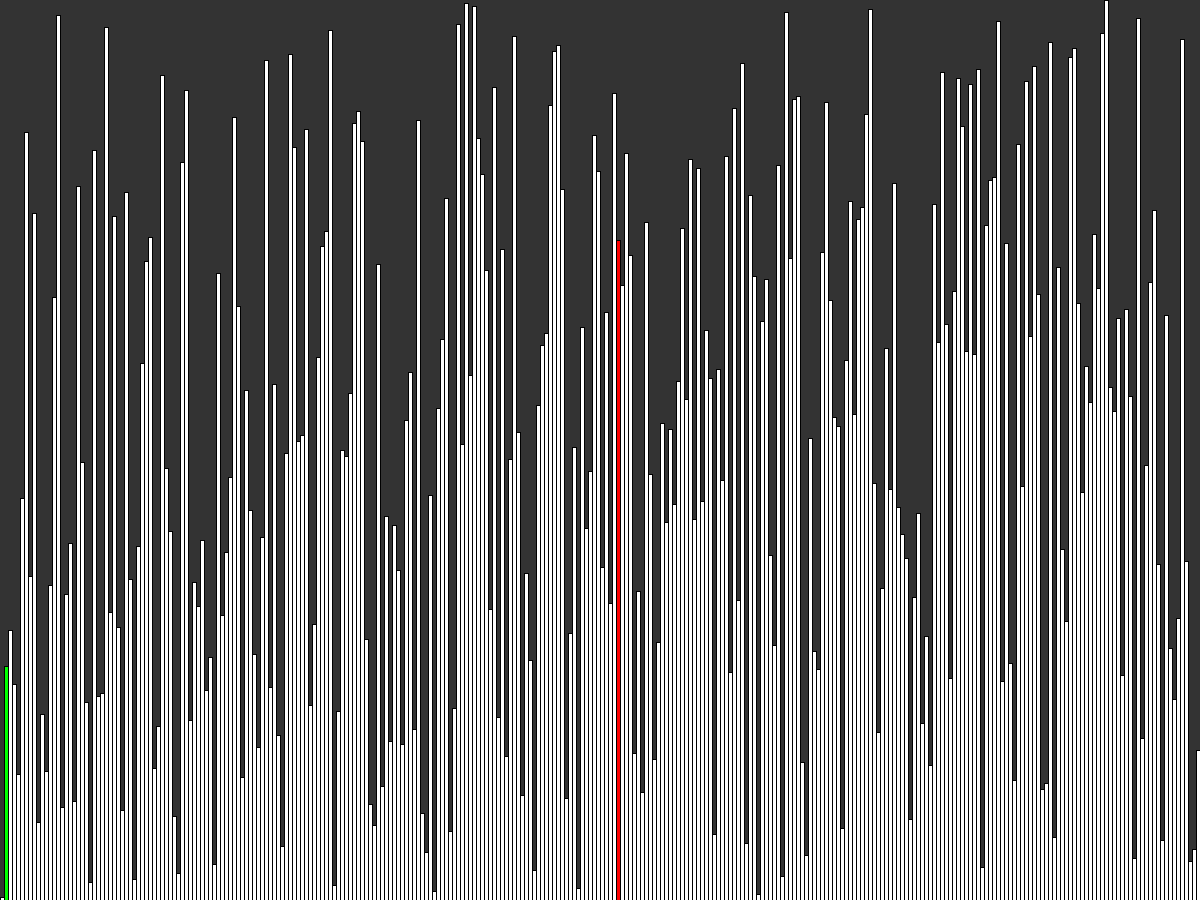
Frame 1 (no input)
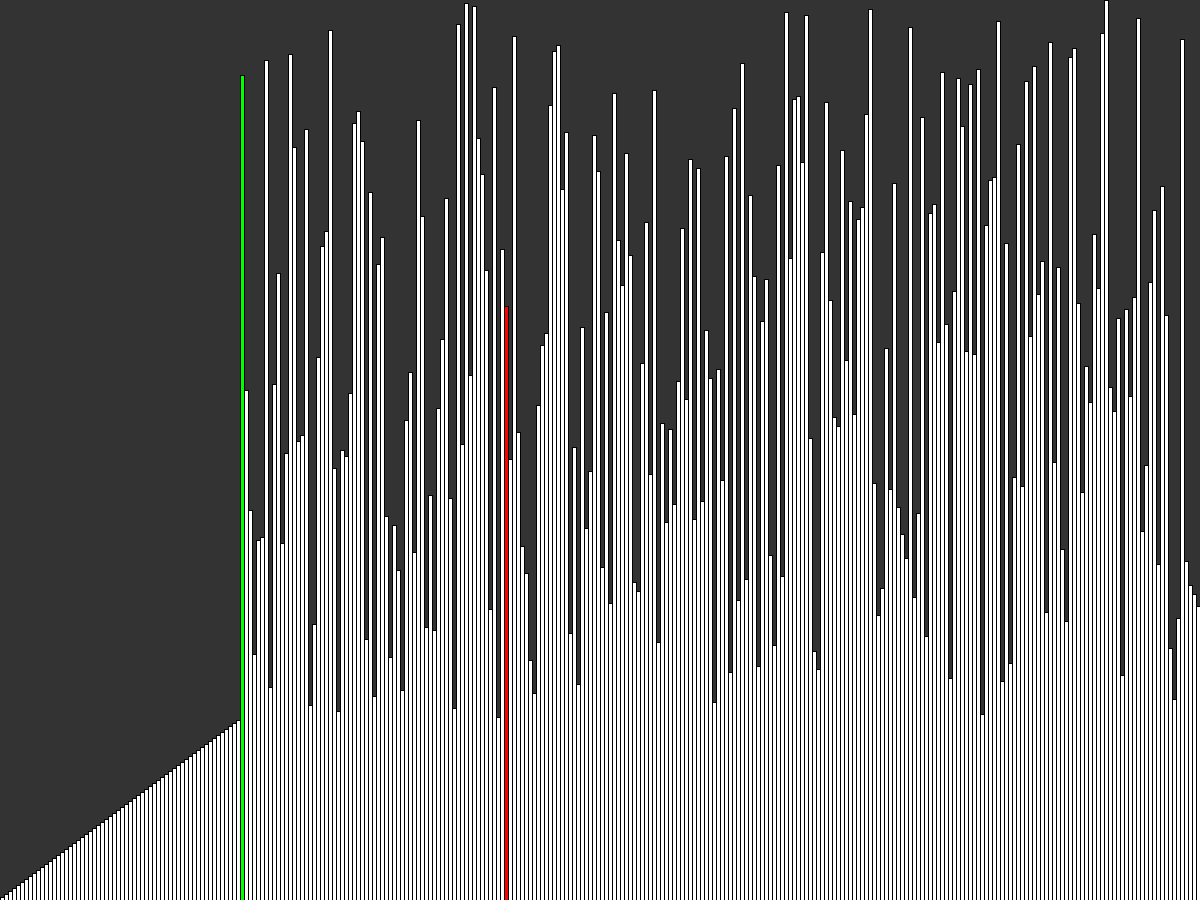
Frame 60 (the mouse pressed at the canvas centre just before this capture)
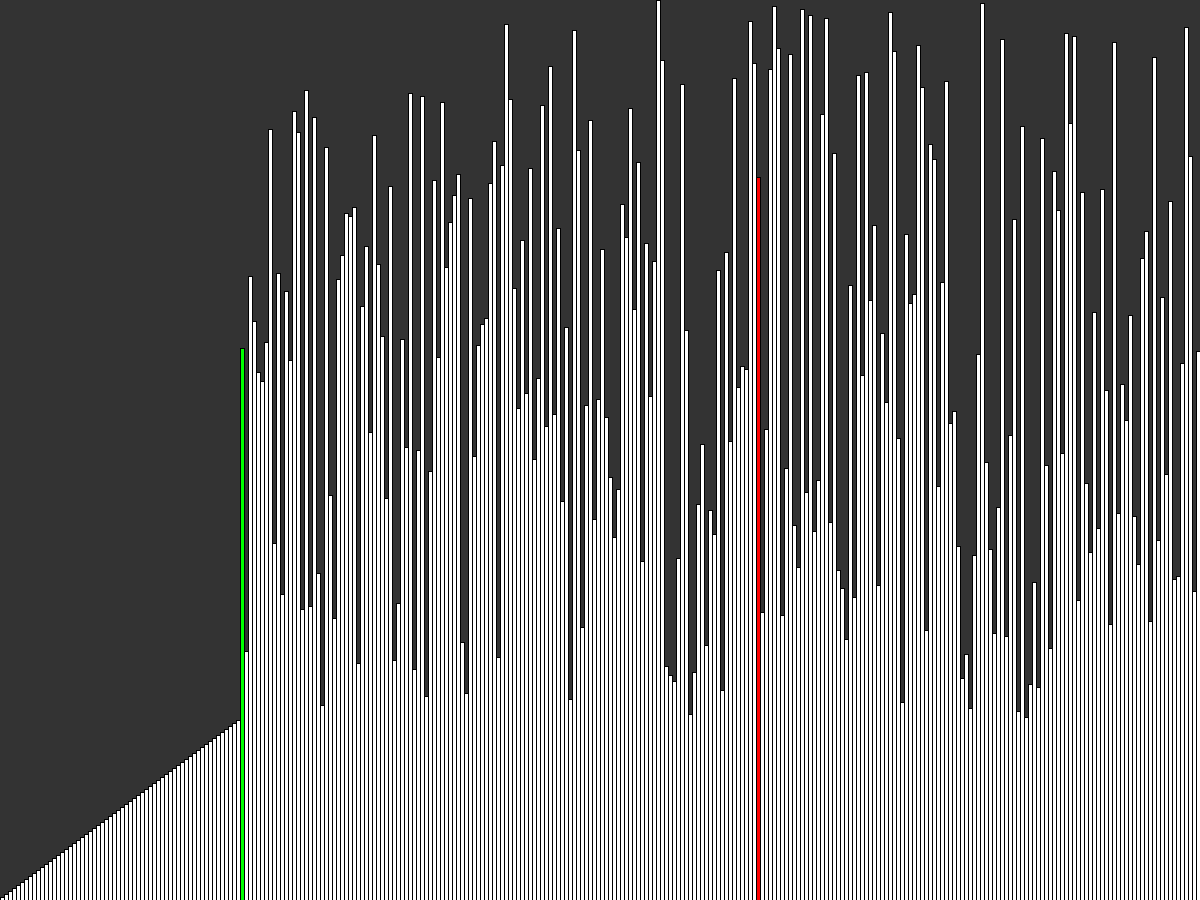
Frame 120 (the mouse held since frame 60 and released just before this capture)

The Processing sketch that drew these frames (run headless with seeded random() and noise(); from frame 60 on, the mouse is pressed at the canvas centre):

// Processing sketch: visual_selection_sort
// ── visual_selection_sort.pde
int[] data;
int amount = 300;
int column_width;
int height_multiplier;
int current = 0;
int swaps = 0;
int comps = 0;
int smallest;

void setup() {
  size(1200, 900);
  data = new int[amount];
  
  column_width = width/amount;
  height_multiplier = height/amount;
  
  for(int i = 0; i < amount; i++) {
    data[i] = i+1;
  }
  
  for(int i = 0; i < amount; i++) {
    int swap_index = floor(random(amount));
    swap(i, swap_index);
  }
  rectMode(CORNERS);
  frameRate(20);
}

void draw() {
  background(51);
  
  selection_sort();
  
  for(int i = 0; i < amount; i++) {
    int a = i * column_width;
    int b = height;
    int c = a + column_width;
    int d = b - data[i] * height_multiplier;
    
    if (i == current) {
      fill(0,255,0);
    } else if (i == smallest) {
      fill(255, 0, 0);
    } else {
      fill(255);
    }
    
    rect(a,b,c,d);
  }
  
  if (current >= amount) {
    noLoop();
    println(comps);
    println(swaps);
  }
}

void selection_sort(){
  smallest = current;
  for (int i = current; i < amount; i++) {
    comps++;
    if(data[i] < data[smallest]) {
      smallest = i;
    }
  }
  if(smallest != current) {
    swap(current, smallest);
    swaps++;
  }
  current++;
}

void swap(int a, int b) {
  int tmp = data[a];
  data[a] = data[b];
  data[b] = tmp;
}

void mousePressed() {
  comps = swaps = current = 0;
  
  for(int i = 0; i < amount; i++) {
    int swap_index = floor(random(amount));
    swap(i, swap_index);
  }
  
  loop();
}
